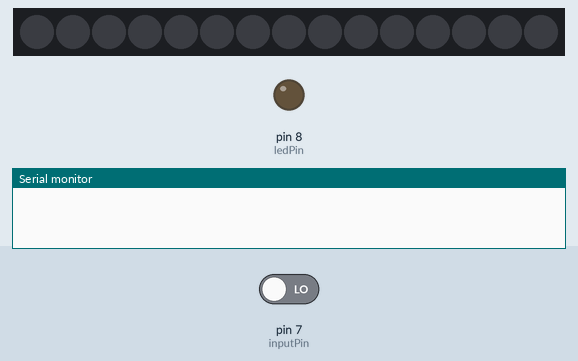
This sketch was run on a simulated Arduino Uno, built with avr-gcc and run on an emulated ATmega328P. Parts: 15 RGB LEDs in strip order, left to right, output pins drawn as LEDs (lit = HIGH), the last lines printed to the serial monitor. The inputs (shaded band) are chosen by the test bench; at power-on: pin 7 (inputPin) LOW. Dim RGB values are drawn brighter than linear.

Above: at 4.6 s.
4.7 s: pin 7 (inputPin) driven HIGH
At 5.36 s:
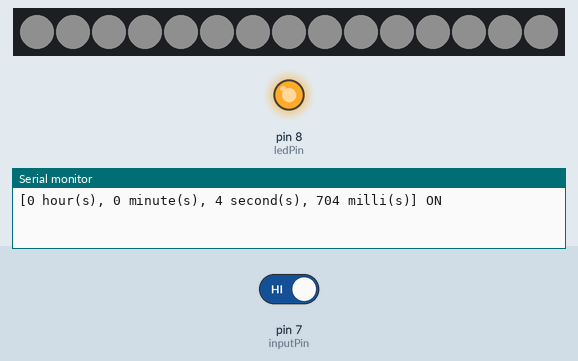
6.3 s: pin 7 (inputPin) driven LOW
At 8.11 s:
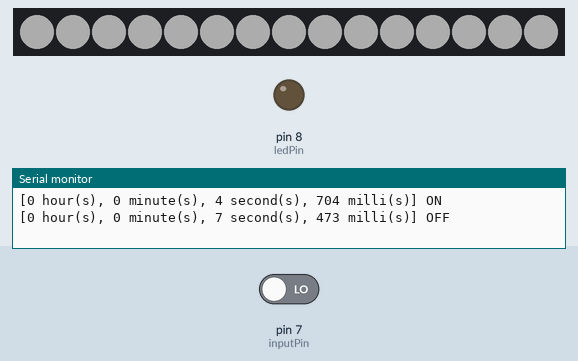
Timing chart, 0 to 9.6 s (numbered marks = the images above; inputs shaded):
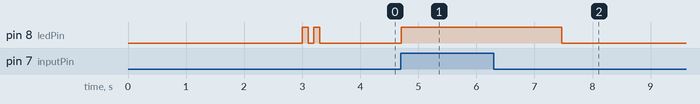

Measured:
- after the input at 4.7 s, pin 8 (ledPin): LOW → HIGH at once; the LEDs: first change after 0.05 s (image 1 shows a later state)
- after the input at 6.3 s, pin 8 (ledPin): HIGH → LOW after 1.2 s

The sketch:

motionDimmer.ino
```cpp
// ------------------------------------------------------------------------------------------------------------------------
// https://randomnerdtutorials.com/guide-for-ws2812b-addressable-rgb-led-strip-with-arduino/
// http://fastled.io/
// ------------------------------------------------------------------------------------------------------------------------
#include <FastLED.h>

// ------------------------------------------------------------------------------------------------------------------------
// http://henrysbench.capnfatz.com/henrys-bench/arduino-sensors-and-input/arduino-hc-sr501-motion-sensor-tutorial/
// ------------------------------------------------------------------------------------------------------------------------
// VCC Power
// OUT inputPin
// GND Ground
// ------------------------------------------------------------------------------------------------------------------------

// ========================================================================================================================
// GLOBAL
// ========================================================================================================================
// Global variables
boolean _pirLastStatus = LOW; // start, assuming no motion detected
boolean _pirActualStatus = LOW; // variable for reading the pin status

String PALETTE_GLOW      = "Glow";

// ========================================================================================================================
// INITIALIZE HARDWARE
// ========================================================================================================================
// ------------------------------------------------------------------------------------------------------------------------
// INIT : SR501 Sensor
// ------------------------------------------------------------------------------------------------------------------------
int inputPin = 7;               // choose the input pin (for PIR sensor)
// ------------------------------------------------------------------------------------------------------------------------

// ------------------------------------------------------------------------------------------------------------------------
// INIT : LED Pin
// ------------------------------------------------------------------------------------------------------------------------
int ledPin = 8;                // choose the pin for the LED

uint8_t ledDelay_ms = 100;
// ------------------------------------------------------------------------------------------------------------------------

// ------------------------------------------------------------------------------------------------------------------------
// INIT : WS2812B Multi-Color Strip
// ------------------------------------------------------------------------------------------------------------------------
// Wire configuration
// -[GND] Connects to ground
// -[DI]  (LED PIN) Add a 220 or 470 Ohm resistor between the Arduino digital output pin and the strip data input pin to
//        reduce noise on that line.
// -[5V]  Connects to a +5V power supply
// ------------------------------------------------------------------------------------------------------------------------
#define UPDATES_PER_SECOND 100
#define NUM_LEDS           15
CRGB leds[NUM_LEDS];
#define BRIGHTNESS         64
#define LED_TYPE           WS2812B
#define COLOR_ORDER        GRB

// Pin assignments
#define FAST_LED_PIN        9

uint8_t stepper = 1;
uint8_t fastLedDelay_ms = 10;
uint8_t max_bright = 255;

CRGB darkest = CRGB(0, 0, 0);
CRGB brightest = CRGB(max_bright, max_bright, max_bright);
// ------------------------------------------------------------------------------------------------------------------------

// ========================================================================================================================
// MAIN
// ========================================================================================================================

// ------------------------------------------------------------------------------------------------------------------------
// setup
// ------------------------------------------------------------------------------------------------------------------------
void setup()
{
  delay( 3000 ); // power-up safety delay

  FastLED.addLeds<LED_TYPE, FAST_LED_PIN, COLOR_ORDER>(leds, NUM_LEDS).setCorrection( TypicalLEDStrip );
  FastLED.setBrightness(  BRIGHTNESS );

  pinMode(ledPin, OUTPUT);
  pinMode(inputPin, INPUT);

  Serial.begin(9600);

  ledBlink(ledDelay_ms);
  ledBlink(ledDelay_ms);
}

// ------------------------------------------------------------------------------------------------------------------------
// loop
// ------------------------------------------------------------------------------------------------------------------------
void loop()
{
  // read sensor
  _pirActualStatus = digitalRead(inputPin);

  // update LED
  digitalWrite(ledPin, _pirActualStatus);

  // update fastLED
  if (_pirActualStatus != _pirLastStatus)
  {
    _pirLastStatus = _pirActualStatus;

    Serial.println("[" + convertToTimeStamp(millis()) + "] " + convertPirStatusToMessage(_pirActualStatus));

    fade(_pirActualStatus, stepper, fastLedDelay_ms);
  }

  FastLED.show();
  FastLED.delay(1000 / UPDATES_PER_SECOND);
}

// ========================================================================================================================
// FUNCTIONS
// ========================================================================================================================

// ------------------------------------------------------------------------------------------------------------------------
// void fade(boolean type, uint8_t stepper, uint8_t delay_ms)
// ------------------------------------------------------------------------------------------------------------------------
void fade(boolean turnOn, uint8_t stepper, uint8_t delay_ms)
{
  CRGB startingPoint = turnOn ? darkest : brightest;
  fill_solid(leds, NUM_LEDS, startingPoint);

  for(uint16_t counter = 0; counter < max_bright; counter+=stepper)
  {
    turnOn ? fill_solid(leds, NUM_LEDS, CRGB(counter, counter, counter)) : fadeToBlackBy(leds, NUM_LEDS, stepper);
    FastLED.show();

    delay(delay_ms);
  }

  CRGB endingPoint = turnOn ? brightest : darkest;
  fill_solid(leds, NUM_LEDS, endingPoint);
  FastLED.show();
}

// ------------------------------------------------------------------------------------------------------------------------
// void ledBlink(uint8_t delay_ms)
// ------------------------------------------------------------------------------------------------------------------------
void ledBlink(uint8_t delay_ms)
{
  digitalWrite(ledPin, HIGH);
  delay(delay_ms);

  digitalWrite(ledPin, LOW);
  delay(delay_ms);
}

// ------------------------------------------------------------------------------------------------------------------------
// void convertToTimeStamp(long ms)
// ------------------------------------------------------------------------------------------------------------------------
String convertPirStatusToMessage(boolean pirStatus)
{
  return (pirStatus == HIGH) ? "ON" : "OFF";
}

// ------------------------------------------------------------------------------------------------------------------------
// void convertToTimeStamp(long ms)
// ------------------------------------------------------------------------------------------------------------------------
String convertToTimeStamp(long milliseconds)
{
  uint8_t hourHand    = ((milliseconds / 1000) / 60  / 60) % 60;
  uint8_t minuteHand  = ((milliseconds / 1000) / 60) % 60;
  uint8_t secondHand  = ( milliseconds / 1000) % 60;
  uint16_t millisHand = ( milliseconds % 1000);

  String hh = String(hourHand) + " hour(s)";
  String mm = String(minuteHand) + " minute(s)";
  String ss = String(secondHand) + " second(s)";
  String ms = String(millisHand) + " milli(s)";

  String timeStamp = hh + ", " + mm + ", " + ss + ", " + ms;

  return timeStamp;
}

//EOL
```
